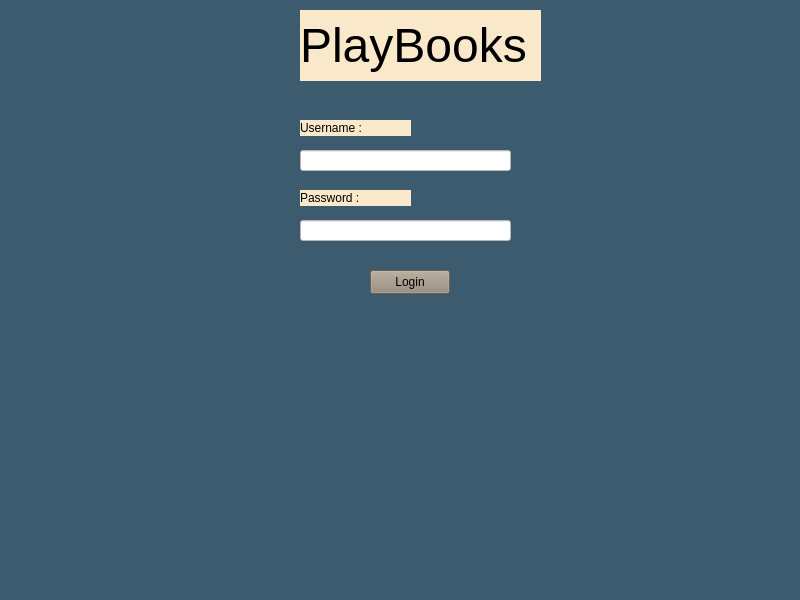
<?xml version="1.0" encoding="UTF-8"?>
<ui version="4.0">
 <class>Playbooks</class>
 <widget class="QMainWindow" name="Playbooks">
  <property name="geometry">
   <rect>
    <x>0</x>
    <y>0</y>
    <width>800</width>
    <height>600</height>
   </rect>
  </property>
  <property name="windowTitle">
   <string>Playbooks</string>
  </property>
  <property name="styleSheet">
   <string notr="true">background-color: rgb(60, 91, 111);</string>
  </property>
  <widget class="QWidget" name="centralwidget">
   <widget class="QLabel" name="username">
    <property name="geometry">
     <rect>
      <x>300</x>
      <y>120</y>
      <width>111</width>
      <height>16</height>
     </rect>
    </property>
    <property name="styleSheet">
     <string notr="true">background-color: rgb(249, 232, 201);
font: 700 12pt &quot;Segoe UI&quot;;

color: rgb(0, 0, 0);</string>
    </property>
    <property name="text">
     <string>Username :</string>
    </property>
   </widget>
   <widget class="QLabel" name="label_2">
    <property name="geometry">
     <rect>
      <x>300</x>
      <y>190</y>
      <width>111</width>
      <height>16</height>
     </rect>
    </property>
    <property name="styleSheet">
     <string notr="true">color: rgb(0, 0, 0);
color: rgb(0, 0, 0);
font: 700 12pt &quot;Segoe UI&quot;;
background-color: rgb(249, 232, 201);</string>
    </property>
    <property name="text">
     <string>Password :</string>
    </property>
   </widget>
   <widget class="QLineEdit" name="usernameEdit">
    <property name="geometry">
     <rect>
      <x>300</x>
      <y>150</y>
      <width>211</width>
      <height>21</height>
     </rect>
    </property>
    <property name="styleSheet">
     <string notr="true">
background-color: rgb(255, 255, 255);</string>
    </property>
   </widget>
   <widget class="QLineEdit" name="passwordEdit">
    <property name="geometry">
     <rect>
      <x>300</x>
      <y>220</y>
      <width>211</width>
      <height>21</height>
     </rect>
    </property>
    <property name="styleSheet">
     <string notr="true">background-color: rgb(255, 255, 255);</string>
    </property>
    <property name="echoMode">
     <enum>QLineEdit::Password</enum>
    </property>
   </widget>
   <widget class="QPushButton" name="loginButton">
    <property name="geometry">
     <rect>
      <x>370</x>
      <y>270</y>
      <width>80</width>
      <height>24</height>
     </rect>
    </property>
    <property name="styleSheet">
     <string notr="true">background-color: rgb(148, 137, 121);
color: rgb(0, 0, 0);</string>
    </property>
    <property name="text">
     <string>Login</string>
    </property>
   </widget>
   <widget class="QLabel" name="label_3">
    <property name="geometry">
     <rect>
      <x>300</x>
      <y>10</y>
      <width>241</width>
      <height>71</height>
     </rect>
    </property>
    <property name="font">
     <font>
      <family>Segoe UI</family>
      <pointsize>36</pointsize>
      <italic>false</italic>
      <bold>false</bold>
     </font>
    </property>
    <property name="layoutDirection">
     <enum>Qt::LeftToRight</enum>
    </property>
    <property name="styleSheet">
     <string notr="true">color: rgb(0, 0, 0);
background-color: rgb(249, 232, 201);
alternate-background-color: rgb(127, 127, 127);
font: 36pt &quot;Segoe UI&quot;;</string>
    </property>
    <property name="text">
     <string>PlayBooks</string>
    </property>
    <property name="textFormat">
     <enum>Qt::MarkdownText</enum>
    </property>
    <property name="scaledContents">
     <bool>false</bool>
    </property>
    <property name="wordWrap">
     <bool>false</bool>
    </property>
   </widget>
   <widget class="QLabel" name="label">
    <property name="geometry">
     <rect>
      <x>-90</x>
      <y>-370</y>
      <width>951</width>
      <height>1341</height>
     </rect>
    </property>
    <property name="styleSheet">
     <string notr="true">image: url(:/admin/D:/pngtree-the-bookstore-in-the-bookstore-picture-image_1537885.jpg);
background-image: url(:/gambar/4B3378BC-721B-4E1A-B0A3-9CE08002449B.JPEG);</string>
    </property>
    <property name="text">
     <string/>
    </property>
   </widget>
   <zorder>label</zorder>
   <zorder>username</zorder>
   <zorder>label_2</zorder>
   <zorder>usernameEdit</zorder>
   <zorder>passwordEdit</zorder>
   <zorder>loginButton</zorder>
   <zorder>label_3</zorder>
  </widget>
 </widget>
 <resources/>
 <connections/>
</ui>
